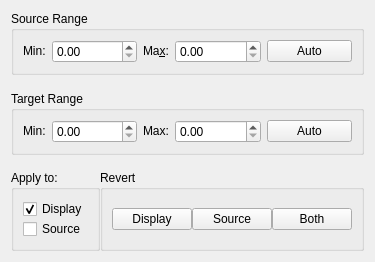
<?xml version="1.0" encoding="UTF-8"?>
<ui version="4.0">
 <class>LinearRangeMappingWidget</class>
 <widget class="QWidget" name="LinearRangeMappingWidget">
  <property name="geometry">
   <rect>
    <x>0</x>
    <y>0</y>
    <width>367</width>
    <height>262</height>
   </rect>
  </property>
  <property name="windowTitle">
   <string>Linear Range Mapping</string>
  </property>
  <layout class="QVBoxLayout" name="verticalLayout_2">
   <item>
    <widget class="QGroupBox" name="sourceRangeGroupBox">
     <property name="title">
      <string>Source Range</string>
     </property>
     <layout class="QHBoxLayout" name="horizontalLayout">
      <item>
       <widget class="QLabel" name="oldMinLabel">
        <property name="sizePolicy">
         <sizepolicy hsizetype="Fixed" vsizetype="Fixed">
          <horstretch>0</horstretch>
          <verstretch>0</verstretch>
         </sizepolicy>
        </property>
        <property name="text">
         <string>Min:</string>
        </property>
        <property name="buddy">
         <cstring>oldRangeMinSpinBox</cstring>
        </property>
       </widget>
      </item>
      <item>
       <widget class="QDoubleSpinBox" name="oldRangeMinSpinBox">
        <property name="mouseTracking">
         <bool>true</bool>
        </property>
       </widget>
      </item>
      <item>
       <widget class="QLabel" name="oldMaxLabel">
        <property name="sizePolicy">
         <sizepolicy hsizetype="Fixed" vsizetype="Fixed">
          <horstretch>0</horstretch>
          <verstretch>0</verstretch>
         </sizepolicy>
        </property>
        <property name="text">
         <string>Ma&amp;x:</string>
        </property>
        <property name="buddy">
         <cstring>oldRangeMaxSpinBox</cstring>
        </property>
       </widget>
      </item>
      <item>
       <widget class="QDoubleSpinBox" name="oldRangeMaxSpinBox">
        <property name="mouseTracking">
         <bool>true</bool>
        </property>
       </widget>
      </item>
      <item>
       <widget class="QPushButton" name="autoOldRangeButton">
        <property name="text">
         <string>Auto</string>
        </property>
       </widget>
      </item>
     </layout>
    </widget>
   </item>
   <item>
    <spacer name="verticalSpacer">
     <property name="orientation">
      <enum>Qt::Orientation::Vertical</enum>
     </property>
     <property name="sizeHint" stdset="0">
      <size>
       <width>20</width>
       <height>1</height>
      </size>
     </property>
    </spacer>
   </item>
   <item>
    <widget class="QGroupBox" name="targetRangeGroupBox">
     <property name="title">
      <string>Target Range</string>
     </property>
     <layout class="QHBoxLayout" name="horizontalLayout_2">
      <item>
       <widget class="QLabel" name="newMinLabel">
        <property name="sizePolicy">
         <sizepolicy hsizetype="Fixed" vsizetype="Fixed">
          <horstretch>0</horstretch>
          <verstretch>0</verstretch>
         </sizepolicy>
        </property>
        <property name="text">
         <string>Min:</string>
        </property>
        <property name="buddy">
         <cstring>newRangeMinSpinBox</cstring>
        </property>
       </widget>
      </item>
      <item>
       <widget class="QDoubleSpinBox" name="newRangeMinSpinBox">
        <property name="mouseTracking">
         <bool>true</bool>
        </property>
       </widget>
      </item>
      <item>
       <widget class="QLabel" name="newMaxLabel">
        <property name="sizePolicy">
         <sizepolicy hsizetype="Fixed" vsizetype="Fixed">
          <horstretch>0</horstretch>
          <verstretch>0</verstretch>
         </sizepolicy>
        </property>
        <property name="text">
         <string>Max:</string>
        </property>
        <property name="buddy">
         <cstring>newRangeMaxSpinBox</cstring>
        </property>
       </widget>
      </item>
      <item>
       <widget class="QDoubleSpinBox" name="newRangeMaxSpinBox">
        <property name="mouseTracking">
         <bool>true</bool>
        </property>
       </widget>
      </item>
      <item>
       <widget class="QPushButton" name="autoNewRangeButton">
        <property name="text">
         <string>Auto</string>
        </property>
       </widget>
      </item>
     </layout>
    </widget>
   </item>
   <item>
    <spacer name="verticalSpacer_2">
     <property name="orientation">
      <enum>Qt::Orientation::Vertical</enum>
     </property>
     <property name="sizeHint" stdset="0">
      <size>
       <width>20</width>
       <height>0</height>
      </size>
     </property>
    </spacer>
   </item>
   <item>
    <layout class="QHBoxLayout" name="horizontalLayout_4">
     <property name="spacing">
      <number>0</number>
     </property>
     <item>
      <widget class="QGroupBox" name="applyToGroupBox">
       <property name="title">
        <string>Apply to:</string>
       </property>
       <layout class="QVBoxLayout" name="verticalLayout">
        <property name="spacing">
         <number>0</number>
        </property>
        <item>
         <widget class="QCheckBox" name="applyToDisplayCheckBox">
          <property name="text">
           <string>Display</string>
          </property>
          <property name="checked">
           <bool>true</bool>
          </property>
         </widget>
        </item>
        <item>
         <widget class="QCheckBox" name="applyToSourceCheckBox">
          <property name="text">
           <string>Source</string>
          </property>
         </widget>
        </item>
       </layout>
      </widget>
     </item>
     <item>
      <spacer name="horizontalSpacer">
       <property name="orientation">
        <enum>Qt::Orientation::Horizontal</enum>
       </property>
       <property name="sizeHint" stdset="0">
        <size>
         <width>40</width>
         <height>20</height>
        </size>
       </property>
      </spacer>
     </item>
     <item>
      <widget class="QGroupBox" name="revertGroupBox">
       <property name="title">
        <string>Revert</string>
       </property>
       <property name="checkable">
        <bool>false</bool>
       </property>
       <layout class="QHBoxLayout" name="horizontalLayout_3">
        <property name="spacing">
         <number>0</number>
        </property>
        <item>
         <widget class="QPushButton" name="revertDisplayPushButton">
          <property name="text">
           <string>Display</string>
          </property>
         </widget>
        </item>
        <item>
         <widget class="QPushButton" name="revertSourcePushButton">
          <property name="text">
           <string>Source</string>
          </property>
         </widget>
        </item>
        <item>
         <widget class="QPushButton" name="revertBothPushButton">
          <property name="text">
           <string>Both</string>
          </property>
         </widget>
        </item>
       </layout>
      </widget>
     </item>
    </layout>
   </item>
  </layout>
 </widget>
 <resources/>
 <connections/>
</ui>
